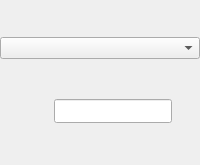
  <widget class="QDockWidget" name="dockWidget">
   <property name="minimumSize">
    <size>
     <width>150</width>
     <height>165</height>
    </size>
   </property>
   <property name="maximumSize">
    <size>
     <width>300</width>
     <height>524287</height>
    </size>
   </property>
   <property name="font">
    <font>
     <weight>75</weight>
     <bold>true</bold>
    </font>
   </property>
   <property name="features">
    <set>QDockWidget::DockWidgetFloatable|QDockWidget::DockWidgetMovable</set>
   </property>
   <property name="allowedAreas">
    <set>Qt::LeftDockWidgetArea|Qt::RightDockWidgetArea</set>
   </property>
   <property name="windowTitle">
    <string>Arborescence</string>
   </property>
   <attribute name="dockWidgetArea">
    <number>1</number>
   </attribute>
   <widget class="QWidget" name="dockWidgetContents_2">
    <layout class="QHBoxLayout" name="horizontalLayout_3">
     <property name="spacing">
      <number>0</number>
     </property>
     <property name="leftMargin">
      <number>0</number>
     </property>
     <property name="topMargin">
      <number>0</number>
     </property>
     <property name="rightMargin">
      <number>0</number>
     </property>
     <property name="bottomMargin">
      <number>0</number>
     </property>
     <item>
      <layout class="QVBoxLayout" name="verticalLayout_3">
       <property name="spacing">
        <number>0</number>
       </property>
       <property name="topMargin">
        <number>0</number>
       </property>
       <property name="bottomMargin">
        <number>2</number>
       </property>
       <item>
        <widget class="QComboBox" name="comboSf2">
         <property name="focusPolicy">
          <enum>Qt::NoFocus</enum>
         </property>
        </widget>
       </item>
       <item>
        <layout class="QHBoxLayout" name="horizontalLayout_2">
         <property name="spacing">
          <number>2</number>
         </property>
         <property name="leftMargin">
          <number>2</number>
         </property>
         <property name="topMargin">
          <number>3</number>
         </property>
         <property name="rightMargin">
          <number>2</number>
         </property>
         <property name="bottomMargin">
          <number>1</number>
         </property>
         <item>
          <widget class="QPushButton" name="push_enrouler">
           <property name="maximumSize">
            <size>
             <width>24</width>
             <height>24</height>
            </size>
           </property>
           <property name="toolTip">
            <string>Enroule l'arborescence</string>
           </property>
           <property name="text">
            <string/>
           </property>
           <property name="icon">
            <iconset>
             <normaloff>:/icons/collapse</normaloff>:/icons/collapse</iconset>
           </property>
           <property name="checkable">
            <bool>false</bool>
           </property>
           <property name="flat">
            <bool>true</bool>
           </property>
          </widget>
         </item>
         <item>
          <widget class="QPushButton" name="push_derouler">
           <property name="maximumSize">
            <size>
             <width>24</width>
             <height>24</height>
            </size>
           </property>
           <property name="toolTip">
            <string>Déroule l'arborescence</string>
           </property>
           <property name="text">
            <string/>
           </property>
           <property name="icon">
            <iconset>
             <normaloff>:/icons/expand</normaloff>:/icons/expand</iconset>
           </property>
           <property name="flat">
            <bool>true</bool>
           </property>
          </widget>
         </item>
         <item>
          <widget class="QLineEdit" name="editSearch">
           <property name="maximumSize">
            <size>
             <width>16777215</width>
             <height>24</height>
            </size>
           </property>
           <property name="font">
            <font>
             <weight>50</weight>
             <bold>false</bold>
            </font>
           </property>
           <property name="inputMask">
            <string/>
           </property>
           <property name="text">
            <string/>
           </property>
          </widget>
         </item>
         <item>
          <widget class="QPushButton" name="push_nosearch">
           <property name="maximumSize">
            <size>
             <width>24</width>
             <height>24</height>
            </size>
           </property>
           <property name="toolTip">
            <string>Efface la recherche</string>
           </property>
           <property name="text">
            <string/>
           </property>
           <property name="icon">
            <iconset>
             <normaloff>:/icons/erase</normaloff>:/icons/erase</iconset>
           </property>
           <property name="flat">
            <bool>true</bool>
           </property>
          </widget>
         </item>
        </layout>
       </item>
      </layout>
     </item>
    </layout>
   </widget>
  </widget>
